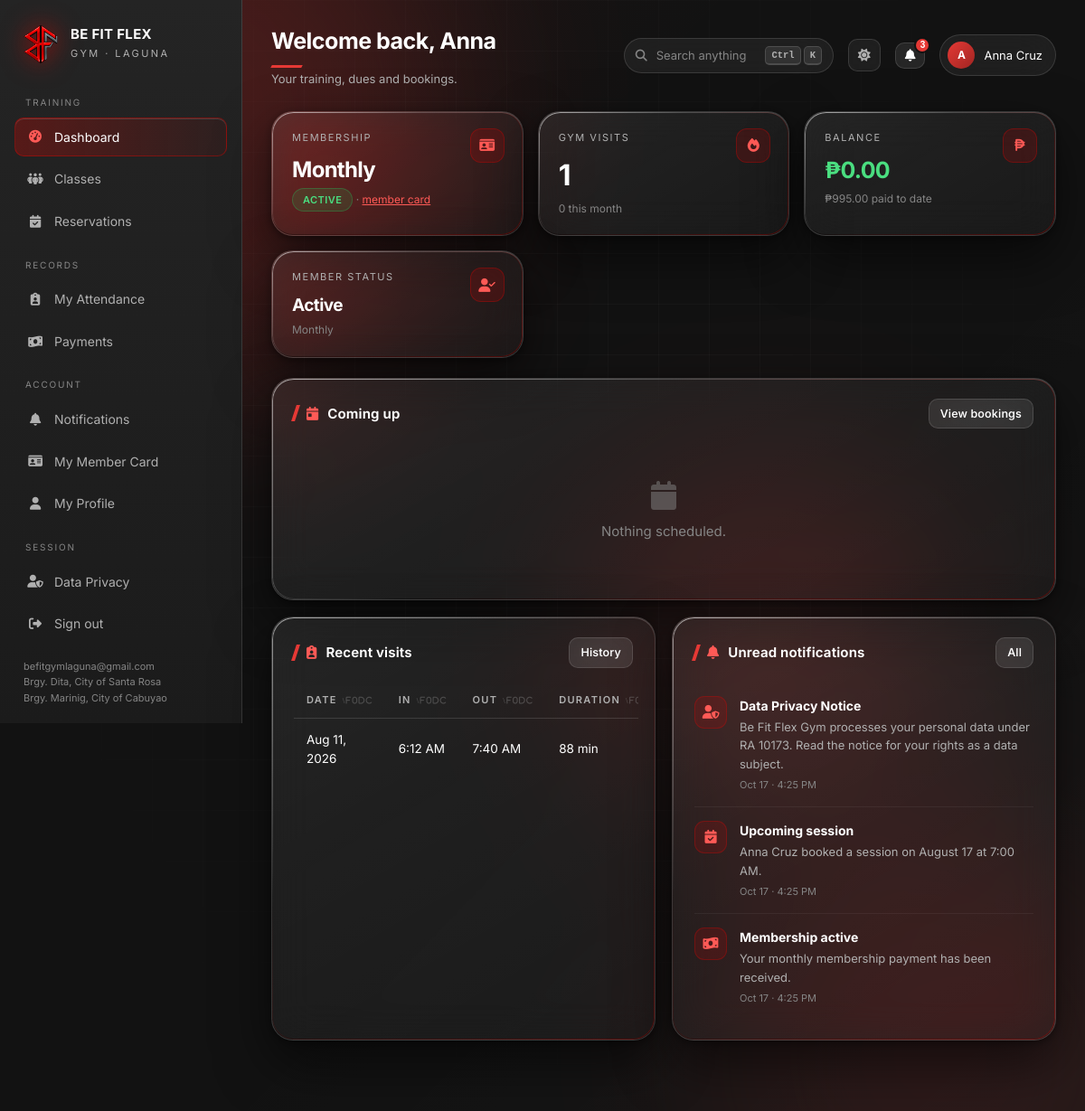
The app's page /member/dashboard.php (signed in) with its own data.
### tables this page shows
CREATE TABLE members (
    member_id VARCHAR(50) PRIMARY KEY,
    user_id INT NOT NULL UNIQUE,
    member_name VARCHAR(255) NOT NULL,
    contact_number TEXT NOT NULL,
    contact_number_encrypted TEXT NULL,
    email VARCHAR(255) NOT NULL,
    membership_type ENUM('Monthly') NOT NULL,
    join_date DATE NOT NULL,
    out_date DATE NULL,
    status ENUM('Active','Inactive','Expired') NOT NULL DEFAULT 'Active',
    created_at TIMESTAMP DEFAULT CURRENT_TIMESTAMP,
    updated_at TIMESTAMP DEFAULT CURRENT_TIMESTAMP ON UPDATE CURRENT_TIMESTAMP,
    FOREIGN KEY (user_id) REFERENCES users(user_id) ON DELETE CASCADE,
    INDEX idx_status (status), INDEX idx_member_name (member_name), INDEX idx_email (email)
);

CREATE TABLE attendance (
    attendance_id VARCHAR(50) PRIMARY KEY,
    member_id VARCHAR(50) NULL,
    day_pass_id VARCHAR(50) NULL,
    check_in_time DATETIME NOT NULL,
    check_out_time DATETIME,
    attendance_date DATE NOT NULL,
    created_at TIMESTAMP DEFAULT CURRENT_TIMESTAMP,
    FOREIGN KEY (member_id) REFERENCES members(member_id) ON DELETE CASCADE,
    FOREIGN KEY (day_pass_id) REFERENCES day_passes(pass_id) ON DELETE CASCADE,
    INDEX idx_member_id (member_id), INDEX idx_day_pass_id (day_pass_id), INDEX idx_attendance_date (attendance_date)
);

CREATE TABLE notifications (
    notification_id INT PRIMARY KEY AUTO_INCREMENT,
    user_id INT NOT NULL,
    notification_type VARCHAR(50) NOT NULL,
    notification_title VARCHAR(255) NOT NULL,
    notification_message LONGTEXT NOT NULL,
    notification_icon VARCHAR(50) DEFAULT 'bell',
    icon_color VARCHAR(20) DEFAULT 'primary',
    image_path VARCHAR(500) NULL,
    video_path VARCHAR(500) NULL,
    related_entity_type VARCHAR(50), related_entity_id VARCHAR(50),
    action_url VARCHAR(500),
    is_read TINYINT DEFAULT 0, read_at DATETIME NULL,
    email_sent TINYINT DEFAULT 0, email_sent_at DATETIME NULL,
    priority ENUM('low','normal','high','urgent') DEFAULT 'normal',
    created_at TIMESTAMP DEFAULT CURRENT_TIMESTAMP,
    expires_at DATETIME NULL,
    FOREIGN KEY (user_id) REFERENCES users(user_id) ON DELETE CASCADE,
    INDEX idx_user_read (user_id, is_read), INDEX idx_created_at (created_at)
);

### includes/auth.php (called while the page is built, shortened)
<?php
require_once __DIR__ . '/../config/db.php';
require_once __DIR__ . '/helpers.php';
function base_url(): string
{
    return defined('IN_SUBDIR') && IN_SUBDIR ? '../' : '';
}
function current_user(): ?array
{
    $type = $_SESSION['user_type'] ?? '';
    return [
        'id'    => (int) $_SESSION['user_id'],
        'name'  => $_SESSION['name'] ?? '',
        'email' => $_SESSION['email'] ?? '',
        'type'  => $type,
    ];
}
function require_role(string ...$allowed): array
{
    $u = current_user();
    return $u;
}

### config/db.php (called while the page is built, shortened)
<?php
function db(): PDO
{
    static $pdo = null;
    if ($pdo instanceof PDO) {
        return $pdo;
    }
    $dsn = sprintf('mysql:host=%s;port=%s;dbname=%s;charset=utf8mb4', DB['host'], DB['port'], DB['name']);
    try {
        $pdo = new PDO($dsn, DB['user'], DB['pass'], [
            PDO::ATTR_ERRMODE            => PDO::ERRMODE_EXCEPTION,
            PDO::ATTR_DEFAULT_FETCH_MODE => PDO::FETCH_ASSOC,
            PDO::ATTR_EMULATE_PREPARES   => false,
        ]);
    } catch (PDOException $e) {
        http_response_code(500);
        error_log('Database connection failed: ' . $e->getMessage());
        echo '<!doctype html><meta charset="utf-8">'
           . '<div style="font:16px system-ui;background:#0a0a0a;color:#eee;padding:40px;height:100vh">'
           . '<h1 style="color:#E10600">Database connection failed</h1>'
           . '<p>MySQL is not reachable, the database has not been imported, or its environment variables are incorrect.</p>'
           . '<p>Check the database service and application logs, then verify the MYSQLHOST, MYSQLPORT, MYSQLDATABASE, MYSQLUSER, and MYSQLPASSWORD settings.</p></div>';
        exit;
    }
    return $pdo;
}

### member/dashboard.php (the view, shortened to what this page needs)
<?php
require __DIR__ . '/../includes/auth.php';
$u = require_role('member');
$mid = $_SESSION['member_id'] ?? '';
$title = 'Welcome back, ' . explode(' ', (string) $u['name'])[0];
$subtitle = 'Your training, dues and bookings.';
$me = row('SELECT m.* FROM members m WHERE m.member_id = ?', [$mid]);
$visits    = (int) scalar('SELECT COUNT(*) FROM attendance WHERE member_id = ?', [$mid]);
$thisMonth = (int) scalar("SELECT COUNT(*) FROM attendance WHERE member_id = ? AND DATE_FORMAT(attendance_date,'%Y-%m') = DATE_FORMAT(CURDATE(),'%Y-%m')", [$mid]);
$owed      = (float) scalar("SELECT COALESCE(SUM(amount),0) FROM payments WHERE member_id = ? AND payment_status <> 'Paid'", [$mid]);
$paid      = (float) scalar("SELECT COALESCE(SUM(amount),0) FROM payments WHERE member_id = ? AND payment_status = 'Paid'", [$mid]);
$upcoming = rows(
    "SELECT s.* FROM sessions s
      WHERE s.member_id = ? AND s.session_status = 'Scheduled' AND s.session_date >= CURDATE()
      ORDER BY s.session_date, s.session_time LIMIT 4", [$mid]
);
$bookings = rows(
    "SELECT r.* FROM reservations r
      WHERE r.member_id = ? AND r.status = 'Confirmed' AND r.reservation_date >= CURDATE()
      ORDER BY r.reservation_date LIMIT 4", [$mid]
);
$recentVisits = rows('SELECT * FROM attendance WHERE member_id = ? ORDER BY check_in_time DESC LIMIT 5', [$mid]);
$notes = rows('SELECT * FROM notifications WHERE user_id = ? AND is_read = 0 ORDER BY created_at DESC LIMIT 4', [$u['id']]);
include __DIR__ . '/../includes/header.php';
?>
<div class="stats">
  <div class="stat glass hover"><div class="ico"><i class="fa-solid fa-id-card"></i></div>
    <div class="label">Membership</div>
    <div class="value" style="font-size:24px"><?= e($me['membership_type'] ?? '—') ?></div>
    <div class="note"><?= badge($me['status'] ?? '') ?> · <a href="id-card.php" style="color:var(--red-hot)">member card</a></div></div>
  <div class="stat glass hover"><div class="ico"><i class="fa-solid fa-fire"></i></div>
    <div class="label">Gym visits</div><div class="value"><?= $visits ?></div>
    <div class="note"><?= $thisMonth ?> this month</div></div>
  <div class="stat glass hover"><div class="ico"><i class="fa-solid fa-peso-sign"></i></div>
    <div class="label">Balance</div>
    <div class="value" style="font-size:25px;color:<?= $owed > 0 ? '#FBBF24' : '#4ADE80' ?>"><?= money($owed) ?></div>
    <div class="note"><?= money($paid) ?> paid to date</div></div>
  <div class="stat glass hover"><div class="ico"><i class="fa-solid fa-user-check"></i></div>
    <div class="label">Member status</div>
    <div class="value" style="font-size:19px"><?= e($me['status'] ?? 'Active') ?></div>
    <div class="note"><?= e($me['membership_type'] ?? 'Membership') ?></div></div>
</div>
<div class="grid c2">
  <div class="panel glass">
    <h2><i class="fa-solid fa-calendar-day"></i> Coming up
      <span class="spacer"></span><a class="btn sm" href="reservations.php">View bookings</a></h2>
    <?php if (!$upcoming && !$bookings): ?>
      <div class="empty"><i class="fa-solid fa-calendar"></i>Nothing scheduled.</div>
    <?php endif; ?>
  </div>
</div>
<div class="grid c2">
  <div class="panel glass">
    <h2><i class="fa-solid fa-clipboard-user"></i> Recent visits
      <span class="spacer"></span><a class="btn sm" href="attendance.php">History</a></h2>
    <?php if (!$recentVisits): ?>
      <div class="empty"><i class="fa-solid fa-door-closed"></i>No visits recorded.</div>
    <?php else: ?>
    <div class="table-wrap"><table>
      <thead><tr><th>Date</th><th>In</th><th>Out</th><th>Duration</th></tr></thead>
      <tbody>
      <?php foreach ($recentVisits as $a):
        $mins = $a['check_out_time'] ? round((strtotime($a['check_out_time']) - strtotime($a['check_in_time'])) / 60) : null; ?>
        <tr><td><?= dt($a['attendance_date']) ?></td>
            <td><?= date('g:i A', strtotime($a['check_in_time'])) ?></td>
            <td><?= $a['check_out_time'] ? date('g:i A', strtotime($a['check_out_time'])) : '—' ?></td>
            <td><?= $mins !== null ? $mins . ' min' : '—' ?></td></tr>
      <?php endforeach; ?>
      </tbody>
    </table></div>
    <?php endif; ?>
  </div>
  <div class="panel glass">
    <h2><i class="fa-solid fa-bell"></i> Unread notifications
      <span class="spacer"></span><a class="btn sm" href="notifications.php">All</a></h2>
    <?php if (!$notes): ?>
      <div class="empty"><i class="fa-solid fa-bell-slash"></i>You are all caught up.</div>
    <?php else: ?>
      <?php foreach ($notes as $n): ?>
        <div class="notif">
          <div class="dot"><i class="fa-solid fa-<?= e($n['notification_icon'] ?: 'bell') ?>"></i></div>
          <div class="body"><b><?= e($n['notification_title']) ?></b>
            <p><?= e($n['notification_message']) ?></p>
            <div class="when"><?= dt($n['created_at'], 'M j · g:i A') ?></div></div>
        </div>
      <?php endforeach; ?>
    <?php endif; ?>
  </div>
</div>
<?php include __DIR__ . '/../includes/footer.php'; ?>

### includes/header.php (shortened to what this page needs)
<?php
$cssFile = __DIR__ . '/../assets/css/glass.css';
$uiCss   = __DIR__ . '/../assets/css/ui.css';
$uiCssV  = is_file($uiCss) ? filemtime($uiCss) : 1;
$cssV    = is_file($cssFile) ? filemtime($cssFile) : 1;
$u    = current_user();
$b    = base_url();
$unread  = $u ? unread_count($u['id']) : 0;
?>
<!DOCTYPE html>
<html lang="en" data-theme="dark">
<head>
<link rel="stylesheet" href="<?= $b ?>assets/css/glass.css?v=<?= $cssV ?>">
<link rel="stylesheet" href="<?= $b ?>assets/css/ui.css?v=<?= $uiCssV ?>">
<link rel="stylesheet" href="https://cdnjs.cloudflare.com/ajax/libs/font-awesome/6.5.1/css/all.min.css">
</head>
<body data-base="<?= $b ?>" class="<?= e($bodyClass ?? '') ?>">
<div class="field"><div class="blob a"></div><div class="blob b"></div><div class="blob c"></div></div>
<div class="shell">
<?php include __DIR__ . '/sidebar.php'; ?>
  <main class="main" id="main">
    <div class="topbar">
      <div>
        <h1><?= e($title ?? 'Dashboard') ?></h1>
        <?php if (!empty($subtitle)): ?><div class="sub"><?= e($subtitle) ?></div><?php endif; ?>
      </div>
      <button class="cmd-trigger" onclick="openCmd()" aria-label="Search — Ctrl K">
        <i class="fa-solid fa-magnifying-glass"></i>
        <span class="t">Search anything</span>
        <span class="k"><kbd>Ctrl</kbd><kbd>K</kbd></span>
      </button>
      <button class="icon-btn" onclick="toggleTheme()" title="Light or dark" aria-label="Toggle theme">
        <i id="themeIcon" class="fa-solid fa-sun"></i>
      </button>
      <div class="notification-menu" id="notificationMenu">
        <button class="btn icon notification-trigger" id="notificationTrigger" type="button"
                aria-label="Notifications<?= $unread ? ', ' . $unread . ' unread' : '' ?>"
                aria-expanded="false" aria-controls="notificationPopover">
          <i class="fa-solid fa-bell" aria-hidden="true"></i>
          <?php if ($unread): ?><span class="notification-badge"><?= $unread > 99 ? '99+' : $unread ?></span><?php endif; ?>
        </button>
      </div>
      <div class="pill-user">
        <span class="avatar"><?= e(strtoupper(substr($u['name'] ?: 'U', 0, 1))) ?></span>
        <span><?= e($u['name']) ?></span>
      </div>
    </div>

### includes/helpers.php (shortened to what this page needs)
<?php
function e(mixed $v): string
{
    return htmlspecialchars((string) $v, ENT_QUOTES, 'UTF-8');
}
function money(float|string|null $v): string
{
    return '&#8369;' . number_format((float) $v, 2);
}
function dt(?string $v, string $fmt = 'M j, Y'): string
{
    $ts = strtotime($v);
    return $ts ? date($fmt, $ts) : '—';
}
function badge(?string $status): string
{
    $map = [
        'Active' => 'ok', 'Paid' => 'ok', 'Completed' => 'ok', 'Present' => 'ok', 'Confirmed' => 'ok',
        'Pending' => 'warn', 'Scheduled' => 'warn', 'Late' => 'warn', 'Ongoing' => 'warn',
        'Inactive' => 'mute', 'Absent' => 'mute',
        'Overdue' => 'bad', 'Expired' => 'bad', 'Cancelled' => 'bad',
    ];
    $tone = $map[$status] ?? 'mute';
    return '<span class="chip ' . $tone . '">' . e($status ?? '—') . '</span>';
}
function unread_count(int $userId): int
{
    $s = db()->prepare('SELECT COUNT(*) FROM notifications WHERE user_id = ? AND is_read = 0');
    $s->execute([$userId]);
    return (int) $s->fetchColumn();
}
function stmt(string $sql): PDOStatement
{
    static $cache = [];
    return $cache[$sql] ??= db()->prepare($sql);
}
function scalar(string $sql, array $args = []): mixed
{
    $s = stmt($sql);
    $s->execute($args);
    $v = $s->fetchColumn();
    return $v;
}
function rows(string $sql, array $args = []): array
{
    $s = stmt($sql);
    $s->execute($args);
    $r = $s->fetchAll();
    return $r;
}
function row(string $sql, array $args = []): ?array
{
    $s = stmt($sql);
    $s->execute($args);
    $r = $s->fetch();
    return $r ?: null;
}

### assets/css/ui.css (style rules this page uses)
:root { --row-y: 13px; --panel-p: 22px; }
.panel { padding: var(--panel-p) calc(var(--panel-p) + 2px); }
tbody td { padding: var(--row-y) 14px; }
.cmd-trigger { display: flex; align-items: center; gap: 10px; min-width: 232px; padding: 8px 12px; background: var(--glass); border: 1px solid var(--stroke); border-radius: 999px; backdrop-filter: var(--blur); -webkit-backdrop-filter: var(--blur); color: var(--dim); font-size: 13px; font-family: inherit; cursor: pointer; transition: border-color .2s, color .2s; }
.cmd-trigger .k { margin-left: auto; display: flex; gap: 3px; }
kbd { display: inline-block; min-width: 20px; padding: 2px 6px; background: rgba(255,255,255,.09); border: 1px solid var(--stroke); border-bottom-width: 2px; border-radius: 5px; font: 600 10.5px/1.4 ui-monospace, Menlo, Consolas, monospace; color: var(--muted); text-align: center; }
.icon-btn { display: grid; place-items: center; width: 36px; height: 36px; border-radius: 10px; border: 1px solid var(--stroke); background: var(--glass); color: var(--muted); cursor: pointer; font-size: 14px; backdrop-filter: var(--blur); -webkit-backdrop-filter: var(--blur); transition: all .2s; position: relative; }
.notification-menu { position: relative; }
.notification-trigger { position: relative; }
.notification-badge { position: absolute; top: -7px; right: -7px; min-width: 18px; height: 18px; padding: 0 4px; border: 2px solid var(--ink); border-radius: 999px; background: var(--red); color: #fff; font-size: 10px; font-weight: 700; line-height: 14px; text-align: center; }
thead th.sortable { cursor: pointer; user-select: none; white-space: nowrap; }
thead th.sortable::after { content: "\\f0dc"; font-family: "Font Awesome 6 Free"; font-weight: 900; font-size: 9px; margin-left: 6px; opacity: .3; }

### records on screen
members: member_name "A", member_name "Anna Cruz", membership_type "Monthly", status "ACTIVE", status "Active"
attendance: attendance_date "Aug 11, 2026", check_in_time "6:12 AM", check_out_time "7:40 AM", mins "88"
notifications: notification_title "Data Privacy Notice", notification_message "Be Fit Flex Gym processes your personal data under RA 10173. Read the notice for your rights as a data subject.", created_at "Oct 17 · 4:25 PM"
notifications: notification_title "Upcoming session", notification_message "Anna Cruz booked a session on August 17 at 7:00 AM.", created_at "Oct 17 · 4:25 PM"
notifications: notification_title "Membership active", notification_message "Your monthly membership payment has been received.", created_at "Oct 17 · 4:25 PM"

### other values on screen
$group "TRAINING"
$label "Dashboard"
$label "Classes"
$label "Reservations"
$group "RECORDS"
$label "My Attendance"
$label "Payments"
$group "ACCOUNT"
$label "Notifications"
$label "My Member Card"
$label "My Profile"
APP_EMAIL "befitgymlaguna@gmail.com"
$br "Brgy. Dita, City of Santa Rosa"
$br "Brgy. Marinig, City of Cabuyao"
$title "Welcome back, Anna"
